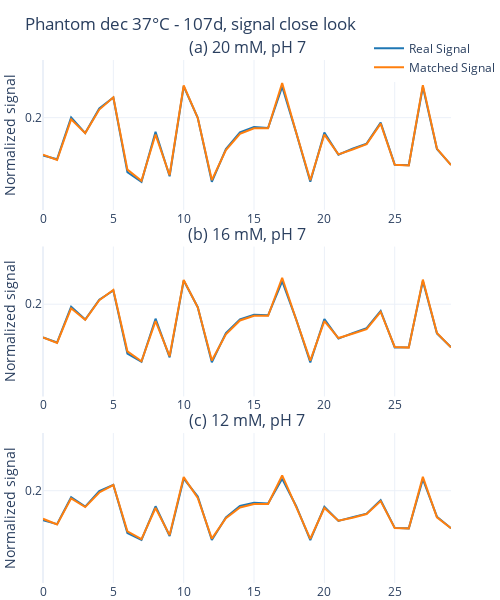

Notebook code for this chart:
### Code cell
from plotly.subplots import make_subplots
from my_funcs.plot_functions import norm_roi
import plotly.graph_objects as go
from my_funcs.plot_functions import vial_locator
import plotly.io as pio

abc_id = [tag.index('a'), tag.index('b'), tag.index('c')]  # [2, 0, 1]
abc_int = np.argsort(np.argsort(tag))  # [1, 2, 0]
fig = make_subplots(rows=3, cols=1, vertical_spacing=0.07, horizontal_spacing=0.01,
                    subplot_titles=[f'(a) {conc_l[abc_id[0]]}, {ph_l[abc_id[0]]}',
                                        f'(b) {conc_l[abc_id[1]]}, {ph_l[abc_id[1]]}',
                                        f'(c) {conc_l[abc_id[2]]}, {ph_l[abc_id[2]]}'])

# Colors for the scatter plots
color_1 = '#1f77b4'
color_2 = '#ff7f0e'
color_3 = '#2ca02c'

vial_rois, full_mask, bg_mask = mask_roi_finder(bruker_dataset_mask, 3)
roi_masks, vial_loc = vial_locator(full_mask, vial_rois)

for roi_i, roi_mask in enumerate(roi_masks):
    mean_sigs, std_sigs, _ = norm_roi(roi_mask, quant_data_fn, dict_fn, glu_phantom_mrf_files_fn)  # real, matched, expected
    
    x_axis = np.arange(0, len(mean_sigs[0]))
    # # Add heatmaps for the three arrays
    # scatter_real = go.Scatter(x=x_axis, y=mean_sigs[0], mode='lines', name='Real Signal', line=dict(color=color_1),
    #                       error_y=dict(type='data', # value of error bar given in data coordinates
    #                                    array=std_sigs[0],
    #                                     visible=True))
    # scatter_match = go.Scatter(x=x_axis, y=mean_sigs[1], mode='lines', name='Matched Signal', line=dict(color=color_2),
    #                           error_y=dict(type='data', # value of error bar given in data coordinates
    #                                        array=std_sigs[1],
    #                                        visible=True))
    # Add heatmaps for the three arrays
    scatter_real = go.Scatter(x=x_axis, y=mean_sigs[0], mode='lines', name='Real Signal', line=dict(color=color_1))
    scatter_match = go.Scatter(x=x_axis, y=mean_sigs[1], mode='lines', name='Matched Signal', line=dict(color=color_2))
    
    # Add traces to the first subplot
    fig.add_trace(scatter_real, row=abc_int[roi_i] + 1, col=1)
    fig.add_trace(scatter_match, row=abc_int[roi_i] + 1, col=1)
    
    fig.update_yaxes(title_text=f'Normalized signal', row=roi_i+1, col=1)

# Set layout for better visualization
fig.update_layout(
    template='plotly_white',  # Set the theme to plotly white
    title_text=f'Phantom {month} {temp} - {fp_prtcl_name}, signal close look',
    showlegend=True,  # Hide legend
    legend=dict(x=0.8, y=1.05),
    height=600,
    width=500  # Set a width based on your preference
)

labels_to_show_in_legend = ['Real Signal', 'Matched Signal']

# only show 3 first traces in legend!
for trace_i, trace in enumerate(fig['data']):
    if trace_i > 1:
        trace['showlegend'] = False

# Adjust margin to reduce whitespace
fig.update_layout(margin=dict(l=0, r=5, t=60, b=0))
# Set y-axis ticks to values in the range [0, 1] with a step of 0.2
fig.update_yaxes(tickmode='linear', tick0=0, dtick=0.1, range=[0.12, 0.25])

# Show the plot
fig.show()
pio.write_image(fig, f'images/phantom_{phantom_choice}/{fp_prtcl_name}_sigs.jpeg')

### Figure 1 — Plotly figure (JSON) as saved in the notebook; plotly's stock layout.template omitted (floating-point values rounded to 4 significant figures)
{"data": [{"line": {"color": "#1f77b4"}, "mode": "lines", "name": "Real Signal", "type": "scatter", "x": [0, 1, 2, 3, 4, 5, 6, 7, 8, 9, 10, 11, 12, 13, 14, 15, 16, 17, 18, 19, 20, 21, 22, 23, 24, 25, 26, 27, 28, 29], "xaxis": "x2", "y": [0.1711, 0.1667, 0.1978, 0.1867, 0.2039, 0.2119, 0.1572, 0.1501, 0.1874, 0.1539, 0.2205, 0.1974, 0.1497, 0.175, 0.1869, 0.1908, 0.1904, 0.2199, 0.1867, 0.1496, 0.1872, 0.1701, 0.1749, 0.1791, 0.1942, 0.1626, 0.1627, 0.22, 0.1747, 0.1627], "yaxis": "y2"}, {"line": {"color": "#ff7f0e"}, "mode": "lines", "name": "Matched Signal", "type": "scatter", "x": [0, 1, 2, 3, 4, 5, 6, 7, 8, 9, 10, 11, 12, 13, 14, 15, 16, 17, 18, 19, 20, 21, 22, 23, 24, 25, 26, 27, 28, 29], "xaxis": "x2", "y": [0.1712, 0.1665, 0.1965, 0.1864, 0.2035, 0.2123, 0.1592, 0.1506, 0.1853, 0.1549, 0.221, 0.1974, 0.1512, 0.1739, 0.1859, 0.1899, 0.19, 0.2229, 0.1865, 0.151, 0.1853, 0.1707, 0.1743, 0.1783, 0.1933, 0.1629, 0.1624, 0.2213, 0.175, 0.1626], "yaxis": "y2"}, {"line": {"color": "#1f77b4"}, "mode": "lines", "name": "Real Signal", "showlegend": false, "type": "scatter", "x": [0, 1, 2, 3, 4, 5, 6, 7, 8, 9, 10, 11, 12, 13, 14, 15, 16, 17, 18, 19, 20, 21, 22, 23, 24, 25, 26, 27, 28, 29], "xaxis": "x", "y": [0.1673, 0.1639, 0.2002, 0.1866, 0.208, 0.2175, 0.1527, 0.1444, 0.1877, 0.1492, 0.2272, 0.2, 0.1444, 0.1727, 0.1873, 0.192, 0.1911, 0.2268, 0.1868, 0.1444, 0.187, 0.1679, 0.1731, 0.1775, 0.1957, 0.1592, 0.1588, 0.2268, 0.1728, 0.159], "yaxis": "y"}, {"line": {"color": "#ff7f0e"}, "mode": "lines", "name": "Matched Signal", "showlegend": false, "type": "scatter", "x": [0, 1, 2, 3, 4, 5, 6, 7, 8, 9, 10, 11, 12, 13, 14, 15, 16, 17, 18, 19, 20, 21, 22, 23, 24, 25, 26, 27, 28, 29], "xaxis": "x", "y": [0.1679, 0.1633, 0.1986, 0.1866, 0.207, 0.2176, 0.155, 0.1453, 0.1853, 0.1501, 0.2279, 0.1998, 0.1459, 0.1719, 0.186, 0.1907, 0.1908, 0.2301, 0.1869, 0.1457, 0.1854, 0.1682, 0.1724, 0.1771, 0.1948, 0.1592, 0.1586, 0.2282, 0.1732, 0.1589], "yaxis": "y"}, {"line": {"color": "#1f77b4"}, "mode": "lines", "name": "Real Signal", "showlegend": false, "type": "scatter", "x": [0, 1, 2, 3, 4, 5, 6, 7, 8, 9, 10, 11, 12, 13, 14, 15, 16, 17, 18, 19, 20, 21, 22, 23, 24, 25, 26, 27, 28, 29], "xaxis": "x3", "y": [0.1745, 0.171, 0.1943, 0.1863, 0.1996, 0.205, 0.1634, 0.1573, 0.1865, 0.1608, 0.2104, 0.195, 0.1573, 0.1768, 0.1868, 0.1895, 0.1889, 0.2103, 0.1866, 0.1571, 0.1861, 0.1739, 0.1771, 0.1801, 0.1918, 0.1678, 0.1674, 0.21, 0.1775, 0.1674], "yaxis": "y3"}, {"line": {"color": "#ff7f0e"}, "mode": "lines", "name": "Matched Signal", "showlegend": false, "type": "scatter", "x": [0, 1, 2, 3, 4, 5, 6, 7, 8, 9, 10, 11, 12, 13, 14, 15, 16, 17, 18, 19, 20, 21, 22, 23, 24, 25, 26, 27, 28, 29], "xaxis": "x3", "y": [0.1757, 0.1708, 0.1934, 0.1858, 0.1985, 0.2049, 0.1648, 0.158, 0.185, 0.1615, 0.2118, 0.1939, 0.1585, 0.1763, 0.1855, 0.1885, 0.1885, 0.2133, 0.1858, 0.1583, 0.1851, 0.174, 0.1766, 0.1798, 0.191, 0.1678, 0.1673, 0.212, 0.177, 0.1675], "yaxis": "y3"}], "layout": {"annotations": [{"font": {"size": 16}, "showarrow": false, "text": "(a) 20 mM, pH 7", "x": 0.5, "xanchor": "center", "xref": "paper", "y": 1.0, "yanchor": "bottom", "yref": "paper"}, {"font": {"size": 16}, "showarrow": false, "text": "(b) 16 mM, pH 7", "x": 0.5, "xanchor": "center", "xref": "paper", "y": 0.6433, "yanchor": "bottom", "yref": "paper"}, {"font": {"size": 16}, "showarrow": false, "text": "(c) 12 mM, pH 7", "x": 0.5, "xanchor": "center", "xref": "paper", "y": 0.2867, "yanchor": "bottom", "yref": "paper"}], "height": 600, "legend": {"x": 0.8, "y": 1.05}, "margin": {"b": 0, "l": 0, "r": 5, "t": 60}, "showlegend": true, "title": {"text": "Phantom dec 37°C - 107d, signal close look"}, "width": 500, "xaxis": {"anchor": "y", "domain": [0.0, 1.0]}, "xaxis2": {"anchor": "y2", "domain": [0.0, 1.0]}, "xaxis3": {"anchor": "y3", "domain": [0.0, 1.0]}, "yaxis": {"anchor": "x", "domain": [0.7133, 1.0], "dtick": 0.1, "range": [0.12, 0.25], "tick0": 0, "tickmode": "linear", "title": {"text": "Normalized signal"}}, "yaxis2": {"anchor": "x2", "domain": [0.3567, 0.6433], "dtick": 0.1, "range": [0.12, 0.25], "tick0": 0, "tickmode": "linear", "title": {"text": "Normalized signal"}}, "yaxis3": {"anchor": "x3", "domain": [0.0, 0.2867], "dtick": 0.1, "range": [0.12, 0.25], "tick0": 0, "tickmode": "linear", "title": {"text": "Normalized signal"}}}}
